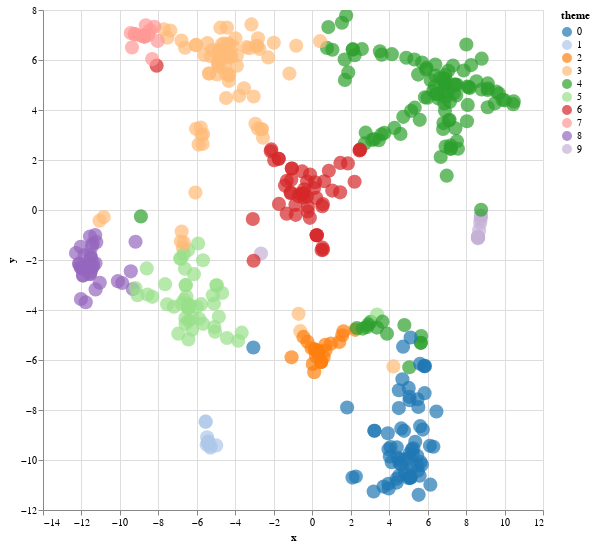

Notebook code cell kept with this figure:
### Code cell
docs_tsne_th = TSNE(n_components=2, learning_rate='auto',
                  init='pca', metric='cosine', perplexity=50.0).fit_transform(lda_topics_th)
print(docs_tsne_th.shape)

data_th = pd.DataFrame({'x': docs_tsne_th[:,0],
                        'y': docs_tsne_th[:,1],
                        #'theme': df['theme']})
                        'theme': dominant_topics })

alt.data_transformers.disable_max_rows()
alt.Chart(data_th[:]).mark_circle(size=200).encode(
    x="x", 
    y="y", 
    color=alt.Color('theme:N', scale=alt.Scale(scheme='category20')),
    tooltip=['theme']
).interactive().properties(
    width=500,
    height=500
)

### Figure 1 — Vega-Lite specification as saved in the notebook (floating-point values rounded to 4 significant figures; data arrays with more than 128 entries replaced by an {"elided": "..."} marker saying what was removed)
{"config": {"view": {"continuousWidth": 300, "continuousHeight": 300}}, "data": {"name": "data-db2b5053f9551c40a6fa9098e9a4b2c2"}, "mark": {"type": "circle", "size": 200}, "encoding": {"color": {"field": "theme", "scale": {"scheme": "category20"}, "type": "nominal"}, "tooltip": [{"field": "theme", "type": "quantitative"}], "x": {"field": "x", "type": "quantitative"}, "y": {"field": "y", "type": "quantitative"}}, "height": 500, "params": [{"name": "param_4", "select": {"type": "interval", "encodings": ["x", "y"]}, "bind": "scales"}], "width": 500, "$schema": "https://vega.github.io/schema/vega-lite/v5.20.1.json", "datasets": {"data-db2b5053f9551c40a6fa9098e9a4b2c2": {"elided": "457 records"}}}
